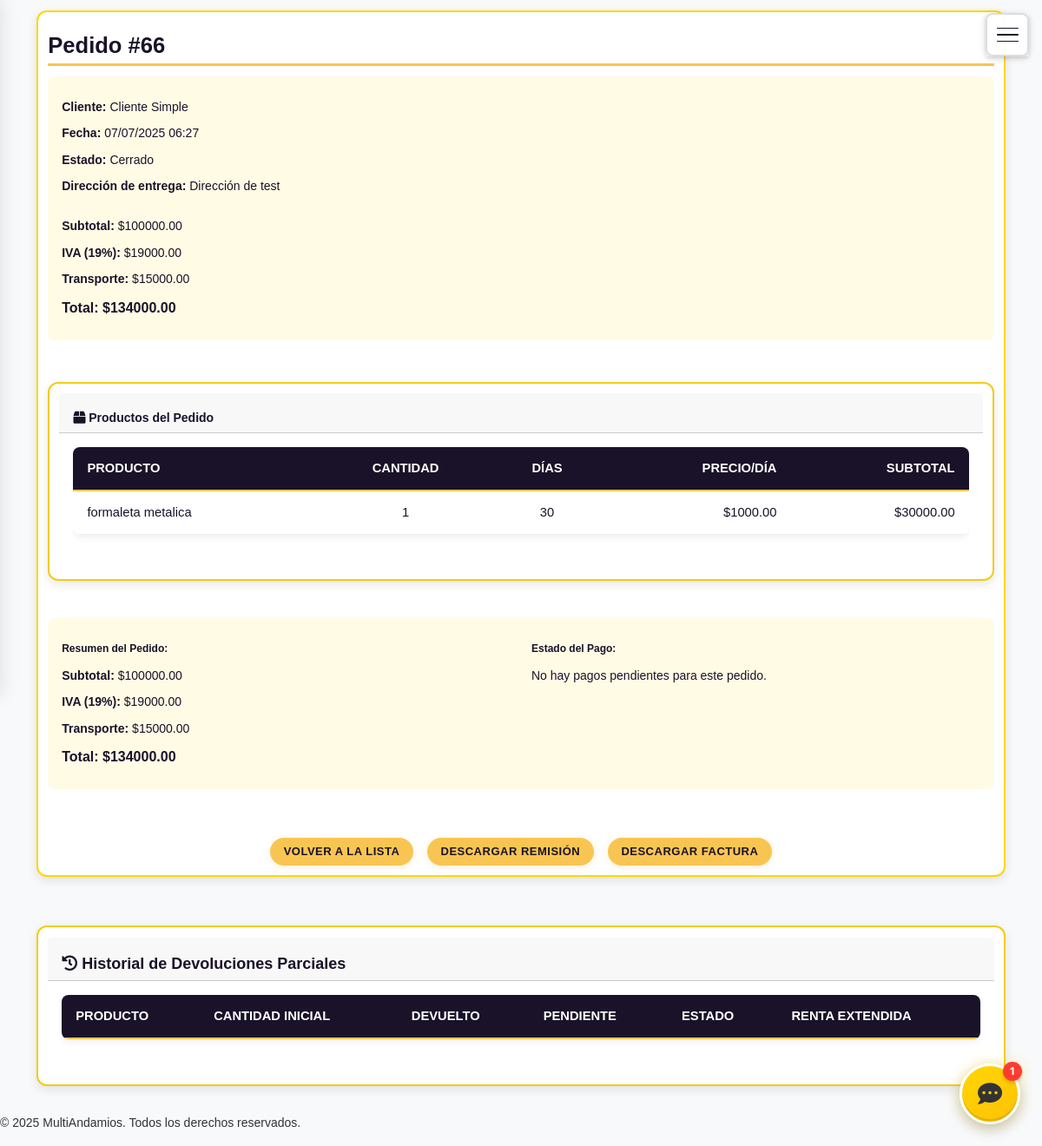
The page /panel/66/ (signed in) on the database its author committed.
### pedidos/models.py (models this page shows, shortened)
class Pedido(models.Model):
    ESTADO_CHOICES = (
        ('pendiente_pago', 'Pendiente de Pago'),
        ('procesando_pago', 'Procesando Pago'),
        ('pagado', 'Pagado'),
        ('pago_vencido', 'Pago Vencido'),
        ('pago_rechazado', 'Pago Rechazado'),
        ('en_preparacion', 'En Preparación'),
        ('listo_entrega', 'Listo para Entrega'),
        ('en_camino', 'En Camino'),
        ('entregado', 'Entregado'),
        ('recibido', 'Recibido'),
        ('programado_devolucion', 'Programado para Devolución'),
        ('cancelado', 'Cancelado'),
        ('CERRADO', 'Cerrado'),  # Agregar este estado que se usa en las vistas
    )
    id_pedido = models.AutoField(primary_key=True)
    cliente = models.ForeignKey('usuarios.Cliente', on_delete=models.CASCADE, null=True, blank=True)  # Keep nullable for now
    fecha = models.DateTimeField(auto_now_add=True)
    fecha_limite_pago = models.DateTimeField(null=True, blank=True)  # Keep nullable for now
    estado_pedido_general = models.CharField(max_length=50, choices=ESTADO_CHOICES, default='pendiente_pago')
    direccion_entrega = models.TextField()
    subtotal = models.DecimalField(max_digits=10, decimal_places=2, default=0)
    iva = models.DecimalField(max_digits=10, decimal_places=2, default=0)
    costo_transporte = models.DecimalField(max_digits=10, decimal_places=2, default=0)
    total = models.DecimalField(max_digits=10, decimal_places=2, default=0)
    notas = models.TextField(blank=True, null=True)
    duracion_renta = models.IntegerField(default=1)
    fecha_pago = models.DateTimeField(null=True, blank=True)
    fecha_entrega = models.DateTimeField(null=True, blank=True, verbose_name='Fecha de Entrega')
    metodo_pago = models.CharField(max_length=50, null=True, blank=True)
    fecha_devolucion_programada = models.DateTimeField(null=True, blank=True)
    ref_pago = models.CharField(max_length=100, null=True, blank=True, help_text="Referencia del pago")
    class Meta:
        ordering = ['-fecha']
        verbose_name = 'Pedido'
        verbose_name_plural = 'Pedidos'

class DetallePedido(models.Model):
    ESTADO_CHOICES = [
        ('pendiente', 'Pendiente'),
        ('en_preparacion', 'En Preparación'),
        ('listo_entrega', 'Listo para Entrega'),
        ('entregado', 'Entregado'),
        ('devuelto_parcial', 'Devuelto Parcialmente'),
        ('devuelto', 'Devuelto'),
        ('cancelado', 'Cancelado'),
    ]
    pedido = models.ForeignKey(Pedido, related_name='detalles', on_delete=models.CASCADE)
    producto = models.ForeignKey('productos.Producto', on_delete=models.CASCADE)
    cantidad = models.PositiveIntegerField()
    precio_diario = models.DecimalField(max_digits=10, decimal_places=2, verbose_name='Precio por día', default=0)
    dias_renta = models.PositiveIntegerField(verbose_name='Días de renta', default=1)
    subtotal = models.DecimalField(max_digits=10, decimal_places=2)
    fecha_entrega = models.DateTimeField(null=True, blank=True)
    fecha_devolucion = models.DateTimeField(null=True, blank=True)
    estado = models.CharField(max_length=50, choices=ESTADO_CHOICES, default='pendiente')
    notas = models.TextField(blank=True, null=True)
    cantidad_devuelta = models.PositiveIntegerField(default=0, help_text="Cantidad de productos que ya han sido devueltos")
    renta_extendida = models.BooleanField(default=False, help_text="Indica si la renta ha sido extendida para los productos restantes")
    class Meta:
        verbose_name = 'Detalle de Pedido'
        verbose_name_plural = 'Detalles de Pedidos'

### usuarios/models.py (models this page shows, shortened)
class Cliente(models.Model):
    usuario = models.OneToOneField(Usuario, on_delete=models.CASCADE, related_name='cliente')
    telefono = models.CharField(max_length=50)
    direccion = models.CharField(max_length=255, blank=True, null=True)
    def __str__(self):
        if self.usuario:
            return f"{self.usuario.first_name} {self.usuario.last_name}"
        return "Cliente sin usuario asignado"

class Usuario(AbstractUser):
    ROLES = (
        ('admin', 'Administrador'),
        ('empleado', 'Empleado'),
        ('recibos_obra', 'Empleado de Recibos de Obra'),
        ('cliente', 'Cliente'),
    )
    numero_identidad = models.CharField(max_length=20, unique=True, null=True, blank=True, verbose_name='Número de Identidad')  # Permite nulos temporalmente
    rol = models.CharField(max_length=20, choices=ROLES, default='cliente')
    direccion_texto = models.CharField(max_length=255, blank=True, null=True, verbose_name='Dirección (texto)')
    puede_gestionar_productos = models.BooleanField(default=False, verbose_name='Puede gestionar productos')
    puede_gestionar_pedidos = models.BooleanField(default=False, verbose_name='Puede gestionar pedidos')
    puede_gestionar_recibos = models.BooleanField(default=False, verbose_name='Puede gestionar recibos de obra')
    puede_gestionar_clientes = models.BooleanField(default=False, verbose_name='Puede gestionar clientes')
    puede_ver_reportes = models.BooleanField(default=False, verbose_name='Puede ver reportes')
    puede_gestionar_inventario = models.BooleanField(default=False, verbose_name='Puede gestionar inventario')
    puede_procesar_pagos = models.BooleanField(default=False, verbose_name='Puede procesar pagos')
    activo = models.BooleanField(default=True, verbose_name='Usuario activo')

### productos/models.py (models this page shows, shortened)
class Producto(models.Model):
    id_producto = models.AutoField(primary_key=True)
    nombre = models.CharField(max_length=255)
    descripcion = models.TextField(blank=True, null=True)
    precio_diario = models.DecimalField(
        max_digits=10,
        decimal_places=2,
        verbose_name='Precio por día',
        help_text='Precio de renta por día en pesos',
        default=0
    )
    dias_minimos_renta = models.PositiveIntegerField(
        default=1,
        verbose_name='Días mínimos de renta',
        help_text='Número mínimo de días consecutivos que se debe rentar este producto'
    )
    peso = models.DecimalField(
        max_digits=8,
        decimal_places=2,
        default=0.00,
        verbose_name='Peso individual (kg)',
        help_text='Peso en kilogramos de una unidad del producto'
    )
    cantidad_disponible = models.PositiveIntegerField()
    cantidad_reservada = models.PositiveIntegerField(default=0)
    cantidad_en_renta = models.PositiveIntegerField(default=0)
    imagen = models.ImageField(upload_to='productos/', blank=True, null=True)
    activo = models.BooleanField(default=True)

### pedidos/views.py (the view)
# urls.py: path('<int:pedido_id>/', views.detalle_pedido, name='detalle_pedido'),  # Detalle de pedido (admin)
@login_required
@user_passes_test(es_staff)
def detalle_pedido(request, pedido_id):
    pedido = get_object_or_404(Pedido, id_pedido=pedido_id)
    from recibos.models import ReciboObra
    recibos = ReciboObra.objects.filter(pedido=pedido)
    from usuarios.models import MetodoPago
    pagos = MetodoPago.objects.filter(pedido=pedido).order_by('-fecha_creacion')
    pago_pendiente = pagos.filter(estado='pendiente').first()
    context = {
        'pedido': pedido,
        'detalles': pedido.detalles.all(),
        'recibos': recibos,
        'pagos': pagos,
        'pago_pendiente': pago_pendiente,
        'puede_aprobar_pago': request.user.rol in ['admin', 'empleado'] or request.user.is_staff
    }
    return render(request, 'pedidos/detalle_pedido.html', context)

### pedidos/views.py (called while the page is built)
def es_staff(user):
    return user.is_staff or user.rol in ['admin', 'empleado']

### usuarios/templatetags/carrito_tags.py (called while the page is built)
@register.simple_tag(takes_context=True)
def get_carrito_total(context):
    request = context['request']
    if request.user.is_authenticated:
        return CarritoItem.objects.filter(usuario=request.user).count()
    return 0

### pedidos/templates/pedidos/detalle_pedido.html (shortened to what this page needs)
{% extends 'base.html' %}
{% block content %}
<div class="card card-pedidos">
    <h1 class="highlight">Pedido #{{ pedido.id_pedido }}</h1>
    <div class="pedido-info">
        <p><strong>Cliente:</strong> {{ pedido.cliente }}</p>
        <p><strong>Fecha:</strong> {{ pedido.fecha|date:"d/m/Y H:i" }}</p>
        <p><strong>Estado:</strong> {{ pedido.get_estado_pedido_general_display }}</p>
        <p><strong>Dirección de entrega:</strong> {{ pedido.direccion_entrega }}</p>
        <div class="row mt-3">
            <div class="col-md-6">
                <p><strong>Subtotal:</strong> ${{ pedido.subtotal|floatformat:2 }}</p>
                <p><strong>IVA (19%):</strong> ${{ pedido.iva|floatformat:2 }}</p>
                <p><strong>Transporte:</strong> ${{ pedido.costo_transporte|floatformat:2 }}</p>
                <h4><strong>Total:</strong> ${{ pedido.total|floatformat:2 }}</h4>
            </div>
        </div>
    </div>
    <div class="card mt-4">
        <div class="card-header">
            <h5 class="mb-0"><i class="fas fa-box"></i> Productos del Pedido</h5>
        </div>
        <div class="card-body">
            <div class="table-responsive">
                <table class="table">
                    <thead>
                        <tr>
                            <th>Producto</th>
                            <th class="text-center">Cantidad</th>
                            <th class="text-center">Días</th>
                            <th class="text-end">Precio/Día</th>
                            <th class="text-end">Subtotal</th>
                        </tr>
                    </thead>
                    <tbody>
                        {% for detalle in detalles %}
                        <tr>
                            <td>{{ detalle.producto.nombre }}</td>
                            <td class="text-center">{{ detalle.cantidad }}</td>
                            <td class="text-center">{{ detalle.dias_renta }}</td>
                            <td class="text-end">${{ detalle.precio_diario|floatformat:2 }}</td>
                            <td class="text-end">${{ detalle.subtotal|floatformat:2 }}</td>
                        </tr>
                        {% empty %}
                        <tr>
                            <td colspan="5" class="text-center text-muted">No hay productos en este pedido</td>
                        </tr>
                        {% endfor %}
                    </tbody>
                </table>
            </div>
        </div>
    </div>
    <div class="pedido-info mt-4">
        <div class="row">
            <div class="col-md-6">
                <h6>Resumen del Pedido:</h6>
                <p><strong>Subtotal:</strong> ${{ pedido.subtotal|floatformat:2 }}</p>
                <p><strong>IVA (19%):</strong> ${{ pedido.iva|floatformat:2 }}</p>
                <p><strong>Transporte:</strong> ${{ pedido.costo_transporte|floatformat:2 }}</p>
                <h4><strong>Total:</strong> ${{ pedido.total|floatformat:2 }}</h4>
            </div>
            <div class="col-md-6">
                <h6>Estado del Pago:</h6>
                {% if pago_pendiente %}
                <p><strong>Estado:</strong> {{ pago_pendiente.get_estado_display }}</p>
                <p><strong>Método:</strong> {{ pago_pendiente.get_tipo_display }}</p>
                <p><strong>Monto:</strong> ${{ pago_pendiente.monto|floatformat:2 }}</p>
                <p><strong>Fecha de creación:</strong> {{ pago_pendiente.fecha_creacion|date:"d/m/Y H:i" }}</p>
                {% if pago_pendiente.estado == 'aprobado' %}
                <p><strong>Fecha de aprobación:</strong> {{ pago_pendiente.fecha_aprobacion|date:"d/m/Y H:i" }}</p>
                {% endif %}
                {% else %}
                <p>No hay pagos pendientes para este pedido.</p>
                {% endif %}
            </div>
        </div>
    </div>
    <div class="pedido-actions">
        <a href="{% url 'pedidos:lista_pedidos' %}" class="btn">Volver a la lista</a>
        <a href="{% url 'pedidos:generar_remision_pdf' pedido.id_pedido %}" class="btn" target="_blank">Descargar Remisión</a>
        <a href="{% url 'pedidos:generar_factura_pdf' pedido.id_pedido %}" class="btn" target="_blank">Descargar Factura</a>
    </div>
</div>
<div class="card mt-4">
    <div class="card-header bg-gradient-primary-to-secondary text-white">
        <h3 class="mb-0"><i class="fas fa-history"></i> Historial de Devoluciones Parciales</h3>
    </div>
    <div class="card-body">
        <div class="table-responsive">
            <table class="table table-striped">
                <thead>
                    <tr>
                        <th>Producto</th>
                        <th>Cantidad Inicial</th>
                        <th>Devuelto</th>
                        <th>Pendiente</th>
                        <th>Estado</th>
                        <th>Renta Extendida</th>
                    </tr>
                </thead>
            </table>
        </div>
    </div>
</div>
{% endblock %}

### static/estilos.css (style rules this page uses)
body { font-family: 'Inter', sans-serif; background: #ffffff92; color: #1A1228; margin: 0; padding: 0; font-size: 0.875rem; line-height: 1.25; -webkit-text-size-adjust: 100%; -webkit-font-smoothing: antialiased; }
h1, h2, h3, h4, h5, h6 { color: #1A1228; margin-top: 0.75rem; margin-bottom: 0.75rem; font-weight: 600; line-height: 1.2; }
h1 { font-size: 1.5rem; }
h3 { font-size: 1.125rem; }
h4 { font-size: 1rem; }
h5 { font-size: 0.875rem; }
h6 { font-size: 0.75rem; }
h1.highlight { color: #1A1228; font-weight: 700; font-size: 1.6rem; border-bottom: 3px solid #F9C552; padding-bottom: 5px; display: inline-block; }
button, .btn { font-size: 0.8125rem; padding: 0.4em 1.2em; border-radius: 50px; box-shadow: 0 2px 8px rgba(249, 197, 82, 0.25); text-transform: uppercase; letter-spacing: 0.5px; transition: all 0.2s; font-weight: 600; display: inline-flex; align-items: center; justify-content: center; gap: 4px; min-height: 32px; background-color: #F9C552; color: #1A1228; border: none; cursor: pointer; }
.card { background: #000000; border: none; border-left: 3px solid #FFD600; border-radius: 12px; box-shadow: 0 4px 16px rgba(0,0,0,0.2); padding: 0.75rem 1rem; margin-bottom: 1rem; }
html, body { height: 100%; overflow-x: hidden; }
.card, .card-welcome, .card-terms, .card-featured, .card-productos, .card-carrito, .card-login, .card-clientes, .card-pedidos, .card-admin-productos { border: 2.5px solid #f2cd13; box-shadow: 0 4px 24px rgba(255,214,0,0.10), 0 1.5px 8px rgba(0,0,0,0.10); margin-bottom: 1.2rem; background-clip: padding-box; padding: 0.7rem; }
.table-responsive { overflow-x: auto; }
.table { width: 100%; border-collapse: collapse; background: #1e1e1e; border-radius: 8px; overflow: hidden; margin-bottom: 1.5rem; font-size: 0.92rem; }
.table th, .table td { padding: 0.8rem 1rem; border-bottom: 1px solid #444; color: #eee; }
.table th { background: #333; color: #fdd835; text-transform: uppercase; }
.table td { vertical-align: middle; }
.card-clientes, .card-pedidos, .card-admin-productos { background: linear-gradient(90deg, #222 80%, #373737 100%); margin-bottom: 2rem; border: 2px solid #FFD600; }
button, .btn, nav a, .card, .logo { transition: all 0.2s cubic-bezier(.4,0,.2,1); }
.card, .main-header { box-shadow: 0 2px 8px rgba(0,0,0,0.15); }

### static/css/theme-colors.css (style rules this page uses)
body { color: #1A1228; }
h1, h2, h3, h4, h5, h6 { color: #1A1228; }
h1.highlight { color: #1A1228; border-bottom: 3px solid #F9C552; padding-bottom: 5px; display: inline-block; }
button, .btn { background-color: #F9C552; color: #1A1228; box-shadow: 0 2px 8px rgba(249, 197, 82, 0.25); border: none; }
.card { background: white; color: #1A1228; box-shadow: 0 4px 12px rgba(26, 18, 40, 0.1); }
.table { background: white; box-shadow: 0 2px 10px rgba(26, 18, 40, 0.08); }
.table th, .table td { border-bottom: 1px solid #eee; color: #1A1228; }
.table th { background: #1A1228; color: white; border-bottom: 2px solid #F9C552; }

### pedidos/templates/pedidos/detalle_pedido.html (style rules this page uses)
.pedido-info { background: rgba(255, 214, 0, 0.1); padding: 1rem; border-radius: 8px; margin-bottom: 1.5rem; }
.pedido-info p { margin: 0.5rem 0; }
.pedido-actions { margin-top: 2rem; display: flex; gap: 1rem; justify-content: center; }

### rows shown on the page
Pedido: id_pedido "66", cliente "Cliente Simple", fecha "07/07/2025 06:27", estado_pedido_general "Cerrado", direccion_entrega "Dirección de test", subtotal "100000.00", iva "19000.00", costo_transporte "15000.00", total "134000.00"
DetallePedido: producto.nombre "formaleta metalica", cantidad "1", dias_renta "30", precio_diario "1000.00", subtotal "30000.00"
